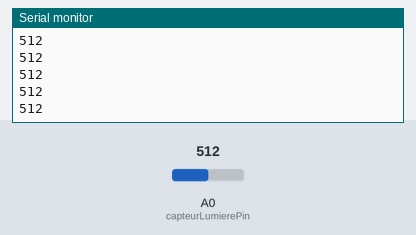
The sketch below on a simulated Arduino Uno, built with avr-gcc and run on an emulated ATmega328P. On the bench: the last lines printed to the serial monitor. Inputs (shaded band) come from the test bench; at power-on: A0 (capteurLumierePin) = 512.

Above: at 1.2 s.
1.3 s: A0 (capteurLumierePin) set to 716
At 1.32 s:
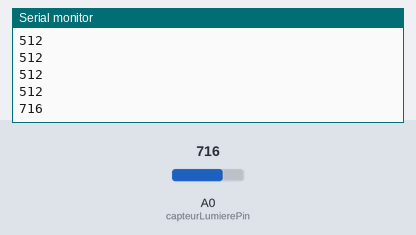
2.8 s: A0 (capteurLumierePin) set to 900
At 2.83 s:
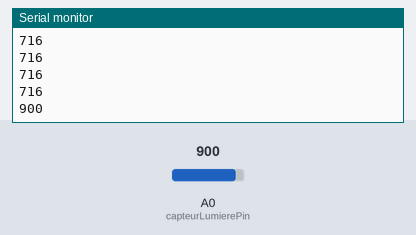
Timing chart, 0 to 5.8 s (numbered marks = the images above; inputs shaded):
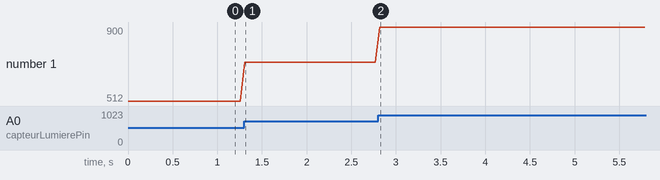

The sketch:

exemple3.ino
```cpp
const int capteurLumierePin = A0;

void setup() {
  Serial.begin(9600);
}

void loop() {
  int valeur = analogRead(capteurLumierePin);
  Serial.print("");
  Serial.println(valeur);
  delay(50);
}
```

Measured:
- after the input at 1.3 s, the serial monitor: prints a new line at once (image 1)
- after the input at 2.8 s, the serial monitor: prints a new line at once (image 2)
- plotted number 1: 512 → 716 after the input at 1.3 s, 716 → 900 after the input at 2.8 s
